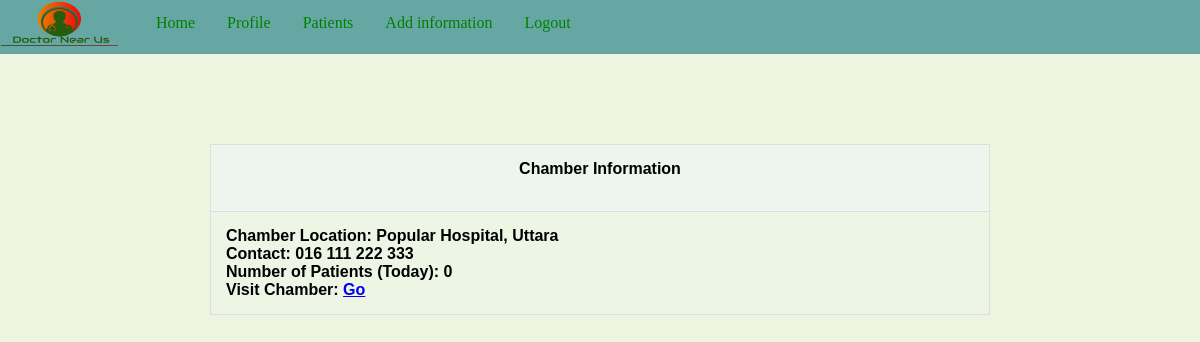
Page /welcome.php (signed in) on the committed database.
### tables this page shows
CREATE TABLE `chamber` (
  `Chamber_id` int(11) NOT NULL,
  `Doctorid` int(11) DEFAULT NULL,
  `Chamberinfo` varchar(50) DEFAULT NULL,
  `Address` varchar(50) DEFAULT NULL,
  `Contact` varchar(50) DEFAULT NULL,
  `FROM_TIME` time DEFAULT NULL,
  `TO_TIME` time DEFAULT NULL
);

### welcome.php (the view, shortened to what this page needs)
<?php include 'header.php';?>
</head>
<body>
<?php include 'top_view_doctor.php';?>
<br><br><br>
<table>
<?php
  $conn= mysqli_connect('localhost','root','','find_doctor');
  if(!$conn){
    echo 'Connection Eror '.mysqli_connect_error();
  } else {
    $d_id = $_SESSION['d_id'];
    $sql = "SELECT * FROM chamber WHERE Doctorid ='$d_id'";
    $result=mysqli_query($conn,$sql);
    echo '<br><br>';
    $num_rows = mysqli_num_rows($result);
    if ($num_rows ==0)  {
      echo '<tr> <th>';
      echo '<div style="text-align:center;">No Chamber Available</div><br>';
      echo '</tr> </th>';
    } else {
      echo '<tr> <th>';
      echo '<div style="text-align:center;">Chamber Information </div><br>';
      echo '</tr> </th>';
      $mp = array();
      while ($row = mysqli_fetch_assoc($result)) {
        echo '<tr> <th>';
        echo '<b>Chamber Location: </b>'.$row['Chamberinfo'].', '.$row['Address'].'<br>';
        echo '<b>Contact: </b>'.$row['Contact'].'<br>';
        if(!array_key_exists($row['Chamber_id'],  $mp)){
             $mp[$row['Chamber_id']]= 0;
        }
        echo '<b>Number of Patients (Today): </b>'.$mp[$row['Chamber_id']].'<br>';
        $url = 'http://localhost/doctor/see_patients.php?chamber_id='.$row['Chamber_id'];
        echo '<b>Visit Chamber: </b>  <a href="'.$url.'"> Go</a>';
        echo '</tr> </th>';
      }
    }
  }
?>
</table>
</body>
</html>

### stylehome.css (style rules this page uses)
body { background-color: #EDF5E1; margin: 0; }
table { font-family: arial, sans-serif; border-collapse: collapse; border-radius: 10px; width:65%; margin: auto; }
td, th { border: 1px solid #dddddd; text-align: left; padding: 15px; }
tr:nth-child(even) { background-color: #EDF5E5; }
tr:nth-child(odd) { background-color: #EDF5EF; }

### rows in the picture
chamber: Chamberinfo "Popular Hospital", Address "Uttara", Contact "016 111 222 333", Chamber_id "0"
